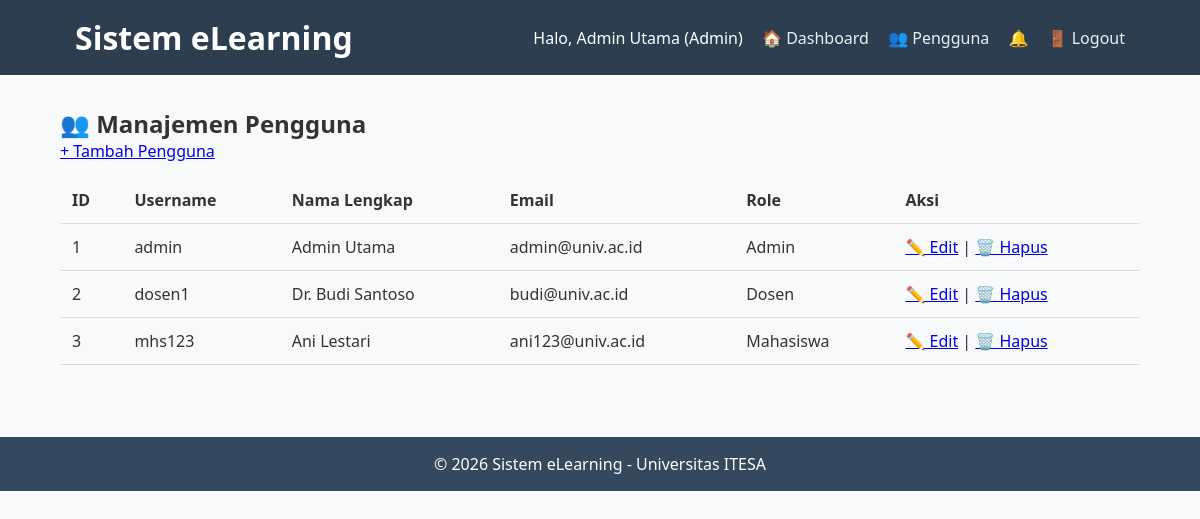
Before: /admin/manage_users.php (signed in) with the older database file.
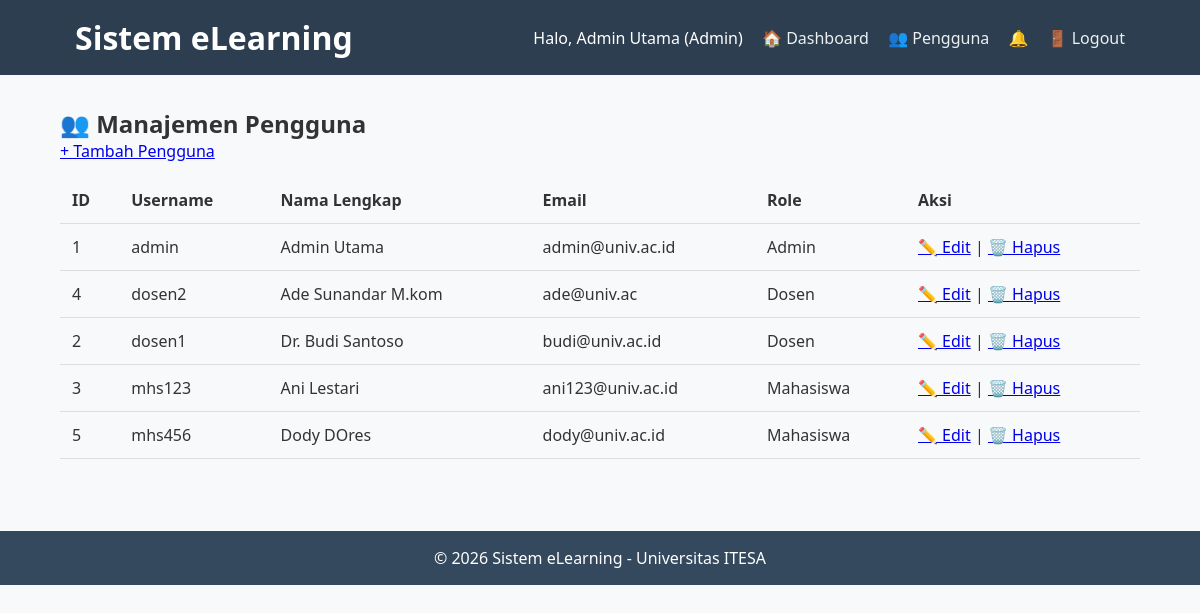
After: the same page with the newer database file.
### tables this page shows
CREATE TABLE `users` (
  `id` int(11) NOT NULL,
  `username` varchar(50) NOT NULL,
  `password` varchar(255) NOT NULL,
  `nama_lengkap` varchar(100) NOT NULL,
  `email` varchar(100) NOT NULL,
  `role` enum('admin','dosen','mahasiswa') NOT NULL
);

### admin/manage_users.php (the view, shortened to what this page needs)
<?php
require_once '../includes/header.php';
$stmt = $pdo->prepare("SELECT * FROM users ORDER BY role, nama_lengkap");
$stmt->execute();
$users = $stmt->fetchAll();
?>
<h2>👥 Manajemen Pengguna</h2>
<a href="add_user.php" class="btn">+ Tambah Pengguna</a>
<table class="table">
    <thead><tr><th>ID</th><th>Username</th><th>Nama Lengkap</th><th>Email</th><th>Role</th><th>Aksi</th></tr></thead>
    <tbody>
        <?php foreach ($users as $u): ?>
        <tr>
            <td><?= $u['id'] ?></td>
            <td><?= htmlspecialchars($u['username']) ?></td>
            <td><?= htmlspecialchars($u['nama_lengkap']) ?></td>
            <td><?= htmlspecialchars($u['email']) ?></td>
            <td><?= ucfirst($u['role']) ?></td>
            <td>
                <a href="edit_user.php?id=<?= $u['id'] ?>">✏️ Edit</a> |
                <a href="delete_user.php?id=<?= $u['id'] ?>" onclick="return confirm('Hapus pengguna ini?')">🗑️ Hapus</a>
            </td>
        </tr>
        <?php endforeach; ?>
    </tbody>
</table>
<?php include '../includes/footer.php'; ?>

Changed rows visible on the page:
added users: id "4", username "dosen2", nama_lengkap "Ade Sunandar M.kom", email "ade@univ.ac", role "Dosen"
added users: id "5", username "mhs456", nama_lengkap "Dody DOres", email "dody@univ.ac.id", role "Mahasiswa"
